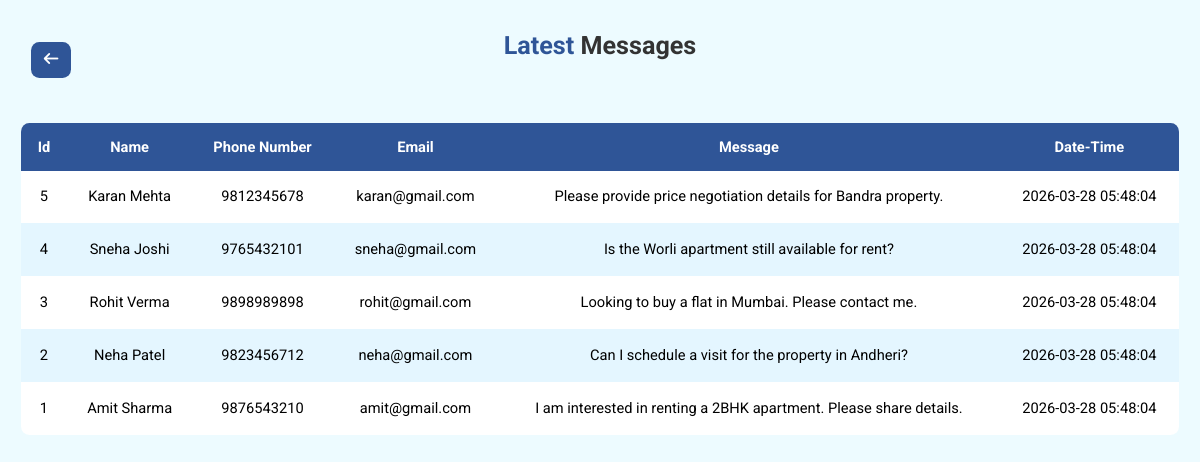
The page /admin/latest_msg.php on the database its author committed.
### tables this page shows
CREATE TABLE `messages` (
  `id` int(11) NOT NULL,
  `name` varchar(100) DEFAULT NULL,
  `number` varchar(20) DEFAULT NULL,
  `email` varchar(100) DEFAULT NULL,
  `message` text DEFAULT NULL,
  `created_at` timestamp NOT NULL DEFAULT current_timestamp()
);

### admin/latest_msg.php (the view, shortened to what this page needs)
<?php include "../db.php";
?>
<!DOCTYPE html>
<html lang="en">
<head>
    <link rel="stylesheet" href="dashbord-style.css">
    <link rel="stylesheet" href="https://cdnjs.cloudflare.com/ajax/libs/font-awesome/7.0.0/css/all.min.css" />
</head>
<body>
    <div class="msg-container">
        <a href="dashboard.php" class="back-btn"><i class="fa-solid fa-arrow-left"></i></a>
        <h1 class="main-h1"><span>Latest </span>Messages</h1>
        <div class="manage">
        <?php
        $result = mysqli_query($conn , "SELECT * FROM  messages ORDER BY id DESC");
        if(mysqli_num_rows($result) > 0){
            echo "<table>
                <thead>
                    <tr>
                        <th>Id</th>
                        <th>Name </th>
                        <th>Phone Number</th>
                        <th>Email</th>
                        <th>Message</th>
                        <th>Date-Time</th>
                    </tr>
                </thead>
            <tbody>";
            while($row = mysqli_fetch_assoc($result)){
                echo "
                <tr>
                    <td>{$row['id']}</td>
                    <td>{$row['name']}</td>
                    <td>{$row['number']}</td>
                    <td>{$row['email']}</td>
                    <td>{$row['message']}</td>
                    <td>{$row['created_at']}</td>
                </tr>
                ";
            } echo "</tbody>
            </table> ";
        } else {
            echo "<p> No message Found";
        }
        ?>
        </div>
    </div>
</body>
</html>

### admin/dashbord-style.css (style rules this page uses)
* { margin: 0; padding: 0; box-sizing: border-box; }
html { font-size: 65.5%; font-family: "Roboto", sans-serif; }
body { background-color: #edfbff; }
tr:nth-child(even) { background-color: #e4f6ff; }
.back-btn { position: absolute; top: 1rem; left: 1rem; display: inline-flex; align-items: center; gap: 8px; text-decoration: none; background: #2F5597; color: #fff; padding: 1rem; border-radius: .8rem; text-decoration: none; font-weight: 500; transition: 0.3s; }
.back-btn i { font-size: 1.4rem; }
.main-h1 { font-size: 2.4rem; color: #333; text-align: center; margin: 3rem 0; }
.main-h1 span { color: #2F5597; }
.manage { width: 100%; margin: 0 auto; margin-top: 6rem; overflow-x: auto; display: block; }
.manage table { width: 100%; border-collapse: collapse; box-shadow: 0px 0px 10px rgba(0,0,0,0.1); text-align: center; }
.manage table th { padding: 1.4rem; background-color: #2F5597; font-size: 1.4rem; color: #fff; }
.manage table td { padding: 1.4rem; font-size: 1.4rem; line-height: 1.6; }
.msg-container { margin: 3rem 2rem; position: relative; }
.manage { width: 100%; overflow-x: auto; -webkit-overflow-scrolling: touch; background: #fff; border-radius: .8rem; }
table { min-width: 800px; width: 100%; }

### rows shown on the page
messages: id "5", name "Karan Mehta", number "9812345678", email "karan@gmail.com", message "Please provide price negotiation details for Bandra property.", created_at "2026-03-28 05:48:04"
messages: id "4", name "Sneha Joshi", number "9765432101", email "sneha@gmail.com", message "Is the Worli apartment still available for rent?", created_at "2026-03-28 05:48:04"
messages: id "3", name "Rohit Verma", number "9898989898", email "rohit@gmail.com", message "Looking to buy a flat in Mumbai. Please contact me.", created_at "2026-03-28 05:48:04"
messages: id "2", name "Neha Patel", number "9823456712", email "neha@gmail.com", message "Can I schedule a visit for the property in Andheri?", created_at "2026-03-28 05:48:04"
messages: id "1", name "Amit Sharma", number "9876543210", email "amit@gmail.com", message "I am interested in renting a 2BHK apartment. Please share details.", created_at "2026-03-28 05:48:04"
